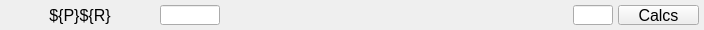
<?xml version="1.0" ?>
<ui version="4.0">
  <class>Dialog</class>
  <widget class="PyDMFrame" name="screen">
    <property name="geometry">
      <rect>
        <x>293</x>
        <y>593</y>
        <width>704</width>
        <height>30</height>
      </rect>
    </property>
    <property name="minimumSize">
      <size>
        <width>704</width>
        <height>30</height>
      </size>
    </property>
    <property name="styleSheet">
      <string notr="true">PyDMFrame#screen {
  color: rgb(0, 0, 0);
  background-color: rgb(187, 187, 187);
  }</string>
    </property>
    <property name="windowTitle">
      <string>delayDo</string>
    </property>
    <layout class="QGridLayout" name="gridLayout" columnstretch="5,150,5,60,5,58,5,125,5,150,5,40,5,81,5" rowstretch="5,20,5">
      <property name="leftMargin">
        <number>0</number>
      </property>
      <property name="topMargin">
        <number>0</number>
      </property>
      <property name="rightMargin">
        <number>0</number>
      </property>
      <property name="bottomMargin">
        <number>0</number>
      </property>
      <property name="horizontalSpacing">
        <number>0</number>
      </property>
      <property name="verticalSpacing">
        <number>0</number>
      </property>
      <item row="1" column="1">
        <widget class="QLabel" name="text">
          <property name="geometry">
            <rect>
              <x>5</x>
              <y>5</y>
              <width>150</width>
              <height>20</height>
            </rect>
          </property>
          <property name="sizePolicy">
            <sizepolicy hsizetype="Ignored" vsizetype="Ignored">
              <horstretch>0</horstretch>
              <verstretch>0</verstretch>
            </sizepolicy>
          </property>
          <property name="text">
            <string>${P}${R}</string>
          </property>
          <property name="font">
            <font>
              <pointsize>12</pointsize>
            </font>
          </property>
          <property name="brush" stdset="0">
            <brush brushstyle="SolidPattern">
              <color alpha="255">
                <red>0</red>
                <green>0</green>
                <blue>0</blue>
              </color>
            </brush>
          </property>
          <property name="toolTip">
            <string>text</string>
          </property>
          <property name="alignment">
            <set>Qt::AlignCenter</set>
          </property>
          <property name="styleSheet">
            <string notr="true">QLabel#text {
  color: rgb(0, 0, 0);
  }</string>
          </property>
        </widget>
      </item>
      <item row="1" column="3">
        <widget class="PyDMLineEdit" name="text_entry">
          <property name="geometry">
            <rect>
              <x>160</x>
              <y>5</y>
              <width>60</width>
              <height>20</height>
            </rect>
          </property>
          <property name="sizePolicy">
            <sizepolicy hsizetype="Ignored" vsizetype="Ignored">
              <horstretch>0</horstretch>
              <verstretch>0</verstretch>
            </sizepolicy>
          </property>
          <property name="channel" stdset="0">
            <string>ca://${P}${R}:delay</string>
          </property>
          <property name="toolTip">
            <string>${P}${R}:delay</string>
          </property>
          <property name="font">
            <font>
              <pointsize>12</pointsize>
            </font>
          </property>
          <property name="styleSheet">
            <string notr="true">PyDMLineEdit#text_entry {
  color: rgb(0, 0, 0);
  background-color: rgb(115, 223, 255);
  border: 1px solid black;
  margin: 0px;
  padding: 0px;
  spacing: 0px;
  }</string>
          </property>
        </widget>
      </item>
      <item row="1" column="5">
        <widget class="PyDMLabel" name="text_update">
          <property name="geometry">
            <rect>
              <x>225</x>
              <y>5</y>
              <width>58</width>
              <height>20</height>
            </rect>
          </property>
          <property name="sizePolicy">
            <sizepolicy hsizetype="Ignored" vsizetype="Ignored">
              <horstretch>0</horstretch>
              <verstretch>0</verstretch>
            </sizepolicy>
          </property>
          <property name="toolTip">
            <string>PV: ${P}${R}:delay.EGU</string>
          </property>
          <property name="channel" stdset="0">
            <string>ca://${P}${R}:delay.EGU</string>
          </property>
          <property name="font">
            <font>
              <pointsize>12</pointsize>
            </font>
          </property>
          <property name="alignment">
            <set>Qt::AlignLeading|Qt::AlignLeft|Qt::AlignVCenter</set>
          </property>
          <property name="textInteractionFlags">
            <set>Qt::TextSelectableByKeyboard|Qt::TextSelectableByMouse</set>
          </property>
          <property name="styleSheet">
            <string notr="true">PyDMLabel#text_update {
  color: rgb(10, 0, 184);
  background-color: rgb(187, 187, 187);
  }</string>
          </property>
        </widget>
      </item>
      <item row="1" column="7">
        <widget class="PyDMEnumButton" name="choice_button">
          <property name="geometry">
            <rect>
              <x>288</x>
              <y>5</y>
              <width>125</width>
              <height>20</height>
            </rect>
          </property>
          <property name="sizePolicy">
            <sizepolicy hsizetype="Ignored" vsizetype="Ignored">
              <horstretch>0</horstretch>
              <verstretch>0</verstretch>
            </sizepolicy>
          </property>
          <property name="toolTip">
            <string>${P}${R}:enable</string>
          </property>
          <property name="channel" stdset="0">
            <string>ca://${P}${R}:enable</string>
          </property>
          <property name="font">
            <font>
              <pointsize>12</pointsize>
            </font>
          </property>
          <property name="orientation" stdset="0">
            <number>1</number>
          </property>
          <property name="horizontalSpacing" stdset="0">
            <number>0</number>
          </property>
          <property name="verticalSpacing" stdset="0">
            <number>0</number>
          </property>
          <property name="marginTop" stdset="0">
            <number>0</number>
          </property>
          <property name="marginBottom" stdset="0">
            <number>0</number>
          </property>
          <property name="marginLeft" stdset="0">
            <number>0</number>
          </property>
          <property name="marginRight" stdset="0">
            <number>0</number>
          </property>
          <property name="styleSheet">
            <string notr="true">PyDMEnumButton#choice_button {
  color: rgb(0, 0, 0);
  background-color: rgb(187, 187, 187);
  margin: 0px;
  padding: 0px;
  min-width: 0px;
  min-height: 0px;
  }
QPushButton {
  color: rgb(0, 0, 0);
  background-color: rgb(187, 187, 187);
  margin: 0px;
  padding: 0px;
  min-width: 0px;
  min-height: 0px;
  }</string>
          </property>
        </widget>
      </item>
      <item row="1" column="9">
        <widget class="PyDMLabel" name="text_update_1">
          <property name="geometry">
            <rect>
              <x>418</x>
              <y>5</y>
              <width>150</width>
              <height>20</height>
            </rect>
          </property>
          <property name="sizePolicy">
            <sizepolicy hsizetype="Ignored" vsizetype="Ignored">
              <horstretch>0</horstretch>
              <verstretch>0</verstretch>
            </sizepolicy>
          </property>
          <property name="toolTip">
            <string>PV: ${P}${R}:state</string>
          </property>
          <property name="channel" stdset="0">
            <string>ca://${P}${R}:state</string>
          </property>
          <property name="displayFormat" stdset="0">
            <enum>PyDMLabel::String</enum>
          </property>
          <property name="font">
            <font>
              <pointsize>12</pointsize>
            </font>
          </property>
          <property name="alignment">
            <set>Qt::AlignCenter</set>
          </property>
          <property name="textInteractionFlags">
            <set>Qt::TextSelectableByKeyboard|Qt::TextSelectableByMouse</set>
          </property>
          <property name="styleSheet">
            <string notr="true">PyDMLabel#text_update_1 {
  color: rgb(10, 0, 184);
  background-color: rgb(187, 187, 187);
  }</string>
          </property>
        </widget>
      </item>
      <item row="1" column="11">
        <widget class="PyDMLineEdit" name="text_entry_1">
          <property name="geometry">
            <rect>
              <x>573</x>
              <y>5</y>
              <width>40</width>
              <height>20</height>
            </rect>
          </property>
          <property name="sizePolicy">
            <sizepolicy hsizetype="Ignored" vsizetype="Ignored">
              <horstretch>0</horstretch>
              <verstretch>0</verstretch>
            </sizepolicy>
          </property>
          <property name="channel" stdset="0">
            <string>ca://${P}${R}:debug</string>
          </property>
          <property name="toolTip">
            <string>${P}${R}:debug</string>
          </property>
          <property name="font">
            <font>
              <pointsize>12</pointsize>
            </font>
          </property>
          <property name="styleSheet">
            <string notr="true">PyDMLineEdit#text_entry_1 {
  color: rgb(0, 0, 0);
  background-color: rgb(115, 223, 255);
  border: 1px solid black;
  margin: 0px;
  padding: 0px;
  spacing: 0px;
  }</string>
          </property>
        </widget>
      </item>
      <item row="1" column="13">
        <widget class="PyDMRelatedDisplayButton" name="related_display">
          <property name="geometry">
            <rect>
              <x>618</x>
              <y>5</y>
              <width>81</width>
              <height>20</height>
            </rect>
          </property>
          <property name="sizePolicy">
            <sizepolicy hsizetype="Ignored" vsizetype="Ignored">
              <horstretch>0</horstretch>
              <verstretch>0</verstretch>
            </sizepolicy>
          </property>
          <property name="toolTip">
            <string>Calcs</string>
          </property>
          <property name="text">
            <string>Calcs</string>
          </property>
          <property name="showIcon" stdset="0">
            <bool>false</bool>
          </property>
          <property name="font">
            <font>
              <pointsize>12</pointsize>
            </font>
          </property>
          <property name="styleSheet">
            <string notr="true">PyDMRelatedDisplayButton#related_display {
  color: rgb(255, 255, 255);
  background-color: rgb(45, 127, 0);
  }</string>
          </property>
          <property name="titles" stdset="0">
            <stringlist>
              <string>Active Calc</string>
              <string>Standby Calc</string>
              <string>Do Sequence</string>
              <string>Delay Calc {optional}</string>
            </stringlist>
          </property>
          <property name="filenames" stdset="0">
            <stringlist>
              <string>yyCalcoutRecord_full.ui</string>
              <string>yyCalcoutRecord_full.ui</string>
              <string>yySseq_full.ui</string>
              <string>yyCalcoutRecord_full.ui</string>
            </stringlist>
          </property>
          <property name="macros" stdset="0">
            <stringlist>
              <string>P=${P},C=${R}:activeCalc</string>
              <string>P=${P},C=${R}:standbyCalc</string>
              <string>P=${P},S=${R}:doSeq</string>
              <string>P=${P},C=${R}:delayCalc</string>
            </stringlist>
          </property>
          <property name="openInNewWindow" stdset="0">
            <bool>true</bool>
          </property>
        </widget>
      </item>
    </layout>
    <zorder>text</zorder>
    <zorder>text_entry</zorder>
    <zorder>text_update</zorder>
    <zorder>choice_button</zorder>
    <zorder>text_update_1</zorder>
    <zorder>text_entry_1</zorder>
    <zorder>related_display</zorder>
  </widget>
  <customwidgets>
    <customwidget>
      <class>PyDMLabel</class>
      <extends>QLabel</extends>
      <header>pydm.widgets.label</header>
    </customwidget>
    <customwidget>
      <class>PyDMLineEdit</class>
      <extends>QLineEdit</extends>
      <header>pydm.widgets.line_edit</header>
    </customwidget>
    <customwidget>
      <class>PyDMEnumButton</class>
      <extends>QWidget</extends>
      <header>pydm.widgets.enum_button</header>
    </customwidget>
    <customwidget>
      <class>PyDMRelatedDisplayButton</class>
      <extends>QPushButton</extends>
      <header>pydm.widgets.related_display_button</header>
    </customwidget>
    <customwidget>
      <class>PyDMFrame</class>
      <extends>QFrame</extends>
      <header>pydm.widgets.frame</header>
    </customwidget>
  </customwidgets>
</ui>
